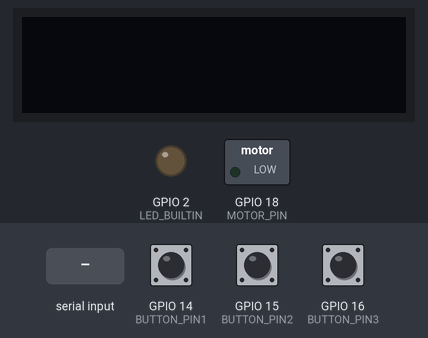
Recording of a sketch running on a simulated ESP32. On the bench: 128×32 one-colour display, switched loads named in the sketch (green lamp = pin HIGH), output pins drawn as LEDs (lit = HIGH). The test bench sets the inputs (shaded band); at power-on: GPIO 14 (BUTTON_PIN1) HIGH, GPIO 15 (BUTTON_PIN2) HIGH, GPIO 16 (BUTTON_PIN3) HIGH. Nothing arrives over Bluetooth unless stated.

Above: at 1.2 s.
1.3 s: "UNKNOWN\n" received over the second serial link
At 3.2 s:
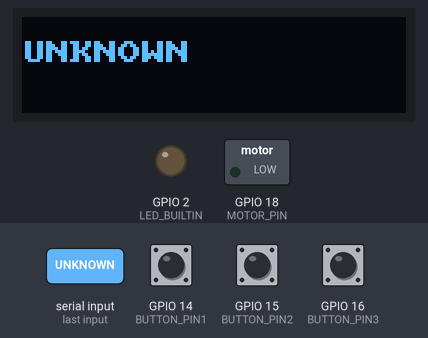
3.8 s: "1\n" received over the second serial link
At 5.0 s:
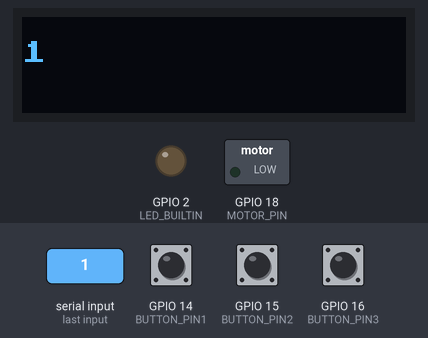
5.3 s: GPIO 14 (BUTTON_PIN1) pulled LOW for 0.15 s
At 5.45 s:
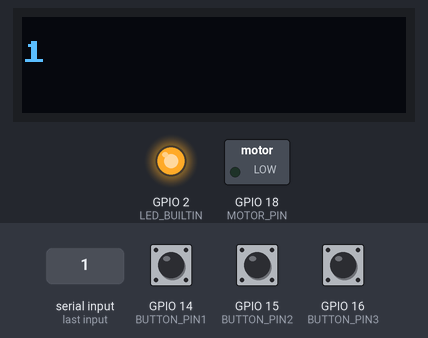
7.1 s: GPIO 14 (BUTTON_PIN1) pulled LOW for 3.2 s
At 11.0 s:
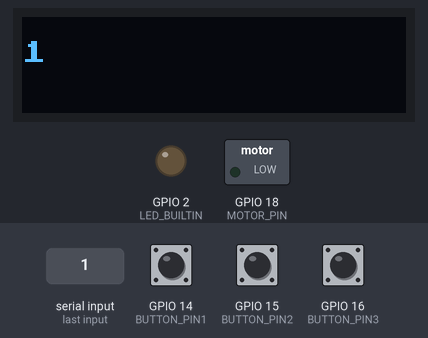
11.9 s: GPIO 15 (BUTTON_PIN2) pulled LOW for 3.2 s
At 12.8 s:
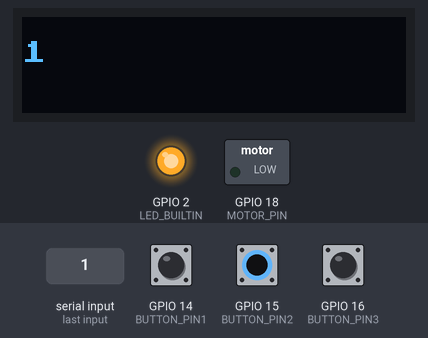
Timing chart, 0 to 16.7 s (numbered marks = the images above; inputs shaded):
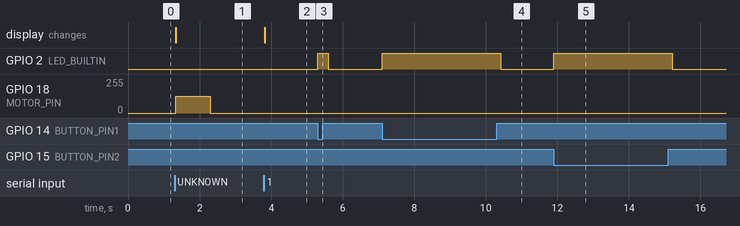

The sketch:

DesignChallengeRemote.ino
```cpp
// For COM5

// Assign button pins
const int BUTTON_PIN1 = 14;
const int BUTTON_PIN2 = 15;
const int BUTTON_PIN3 = 16;

// Initialize timing variables
unsigned long buttonTime1 = millis();
unsigned long buttonTime2 = millis();
unsigned long buttonTime3 = millis();
unsigned long ledTime = millis();
unsigned long motorTime = millis();

void setup() {
  // Set up Bluetooth, OLED, and buzzer motor
  setupCommunication();
  setupDisplay();
  setupMotor();
  // Set up buttons as inputs
  pinMode(BUTTON_PIN1, INPUT);
  pinMode(BUTTON_PIN2, INPUT);
  pinMode(BUTTON_PIN3, INPUT);
  // Set up built-in LED for testing
  pinMode(LED_BUILTIN, OUTPUT);
  // Clear the display
  writeDisplay("", 0, true);
}

void loop() {
  // Update time and message
  unsigned long currentTime = millis();
  String message = receiveMessage();

  // Display message on OLED
  if (message != "") {
    writeDisplay(message.c_str(), 1, true);
  }

  // Turn on buzzer motor if an unfamiliar face appears
  if (message == "UNKNOWN") {
    motorTime = currentTime;
    activateMotor(127);
  }

  // Turn off the motor after 1 second of the stranger leaving the frame
  if (currentTime - motorTime > 1000) {
    deactivateMotor();
  }

  // Detect button press, turn on LED, and send "UNLOCK" to Python
  if (digitalRead(BUTTON_PIN1) == LOW && currentTime - buttonTime1 > 300) {
    buttonTime1 = currentTime;
    ledTime = currentTime;
    digitalWrite(LED_BUILTIN, HIGH);
    sendMessage("UNLOCK");
  }

  // Detect button press, turn on LED, and send "SAVE" to Python
  if (digitalRead(BUTTON_PIN2) == LOW && currentTime - buttonTime2 > 300) {
    buttonTime2 = currentTime;
    ledTime = currentTime;
    digitalWrite(LED_BUILTIN, HIGH);
    sendMessage("SAVE");
  }

  // Detect button press, turn on LED, and send "DISABLE" to Python
  if (digitalRead(BUTTON_PIN3) == LOW && currentTime - buttonTime3 > 300) {
    buttonTime3 = currentTime;
    ledTime = currentTime;
    digitalWrite(LED_BUILTIN, HIGH);
    sendMessage("DISABLE");
  }

  // Turn off LED after 300 ms
  if (currentTime - ledTime > 300) {
    digitalWrite(LED_BUILTIN, LOW);
  }
}
```

Communication.ino
```cpp
/*
 * Precompiler directive elegance: 0 == Serial, 1 == Bluetooth
 */
#define USE_BT 1

/*
 * This block allows us to use "Ser" throughout our codebase.
 * This makes the code to be protocol-agnostic.
 * Whether using Bluetooth or USB Serial, we will reference it as Ser.
 */
#if USE_BT
  #include "BluetoothSerial.h"
  BluetoothSerial BTSerial;     // instantiate a BT object
  #define Ser BTSerial          // substitute Ser for SerialBT
#else
  #define Ser Serial            // substitute Ser for Serial
#endif

/*
 * Initialize the communication protocol (either HW Serial or BT)
 */
void setupCommunication() {
  #if USE_BT
    Ser.begin("JeremyRemoteControl"); // any unique name for BT
  #else
    Ser.begin(115200);
  #endif
}

/*
 * Receive a message one character at a time, stopping at a newline ('\n')
 */
String receiveMessage() {
  String message = "";
  if (Ser.available() > 0) {
    while (true) {
      char c = Ser.read();
      if (c != char(-1)) {
        if (c == '\n')
          break;
        message += c;
      }
    }
  }
  return message;
}

/*
 * Send a message over the communication protocol
 */
void sendMessage(String message) {
  Ser.println(message);
}
```

Display.ino
```cpp
// OLED Library includes
#include "U8x8lib.h" // include the fast graphics library
#include "Wire.h"    // include the I2C library

/*
 * Instantiate the display object "oled" and reset it using the
 * predefined argument "U8X8_PIN_NONE"
 * NOTE: if you have trouble with this constructor call, your OS
 * might require that you specify the I2C pins (22 and 23) as
 * arguments. If that is the case, you would change the call to this:
 * U8X8_SSD1306_128X32_UNIVISION_HW_I2C oled(U8X8_PIN_NONE, 22, 23);
 */
U8X8_SSD1306_128X32_UNIVISION_HW_I2C oled(U8X8_PIN_NONE,22,23);

// Clear the display no more than once per second
const int MAX_REFRESH = 1000;
unsigned long lastClear = 0;

void setupDisplay() {
    oled.begin(); // Initializes u8x8 object
    oled.setPowerSave(0); // Makes sure OLED doesn't go to sleep
    oled.setFont(u8x8_font_amstrad_cpc_extended_r); // Set the font
    oled.setCursor(0, 0); //Sets the cursor at the top left corner
}

/*
 * A function to write a message on the OLED display.
 * The "row" argument specifies which row to print on: [0,1,2,3].
 * The "erase" argument specifies if the display should be cleared.
 */
void writeDisplay(const char * message, int row, bool erase) {
    unsigned long now = millis();
    //if erase is true and it's been longer than MAX_REFRESH (1s)
    if(erase && (millis() - lastClear >= MAX_REFRESH)) {
        oled.clearDisplay();
        lastClear = now;
    }
    oled.setCursor(0, row);
    oled.print(message);
}

/*
 * A function to write a CSV message on multiple lines on the OLED.
 * The "commaCount" argument says how many commas are in the String.
 * NOTE: The OLED can only display 4 lines (a maximum of 3 commas).
 */
void writeDisplayCSV(String message, int commaCount) {
     int startIndex = 0;
     for(int i=0; i<=commaCount; i++) {
          // find the index of the comma and store it in startIndex
          int index = message.indexOf(',', startIndex);

          // take everything in the string up until the comma
          String subMessage = message.substring(startIndex, index);

          startIndex = index + 1; // skip over the comma

          // Write the substring onto the OLED!
          writeDisplay(subMessage.c_str(), i, false);
     }
}
```

Motor.ino
```cpp
// setting PWM properties
const int pwmFrequency = 5000;
const int pwmChannel = 0;
const int pwmBitResolution = 8;

// define the GPIO pin
const int MOTOR_PIN = 18;

// configure the PWM output and attach to motor pin
void setupMotor() {
  ledcSetup(pwmChannel, pwmFrequency, pwmBitResolution);
  ledcAttachPin(MOTOR_PIN, pwmChannel);
}

// write to output of analog pin setting duty cycle to motorPower
void activateMotor(int motorPower) {
  ledcWrite(pwmChannel, motorPower);
}

// write to output of analog pin setting duty cycle to 0
void deactivateMotor() {
  ledcWrite(pwmChannel, 0);
}
```

Measured:
- after the input at 1.3 s, GPIO 18 (MOTOR_PIN): 0/255 → 127/255 at once, → 0/255 0.97 s later; the display: first changes at once (image 1 shows a later state)
- after the input at 3.8 s, the display: first changes at once (image 2 shows a later state)
- after the input at 5.3 s, GPIO 2 (LED_BUILTIN): LOW → HIGH at once, → LOW 0.30 s later
- after the input at 7.1 s, GPIO 2 (LED_BUILTIN): LOW → HIGH at once, → LOW 3.3 s later
- after the input at 11.9 s, GPIO 2 (LED_BUILTIN): LOW → HIGH at once, → LOW 3.3 s later
